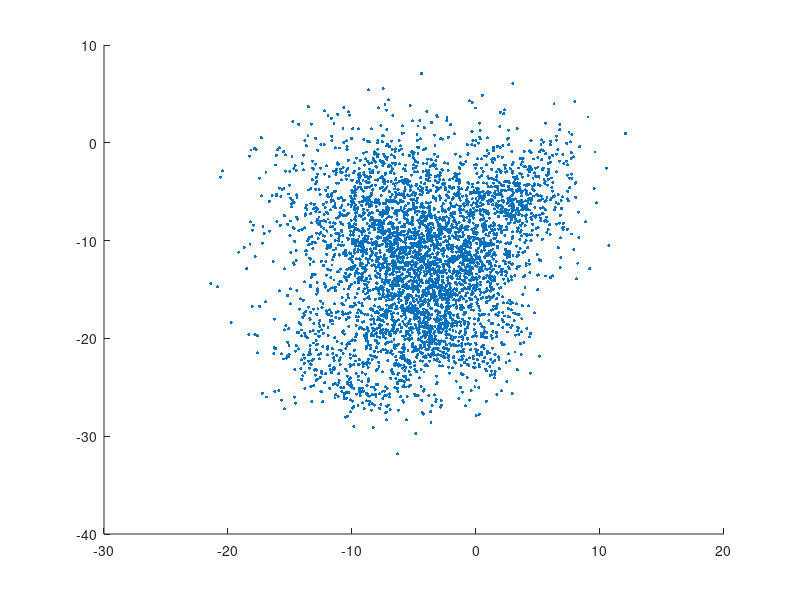

MATLAB code to generate this figure:
cd('\\wsl$\Ubuntu-20.04\home\manelcardenas\PAV\P4')
fileID = fopen('mfcc_2_3.txt','r');
sizeA = [2 Inf];
[A,count] = fscanf(fileID,'%f',sizeA);
fclose(fileID);
A=A';
scatter(A(:,1),A(:,2),5,'filled');